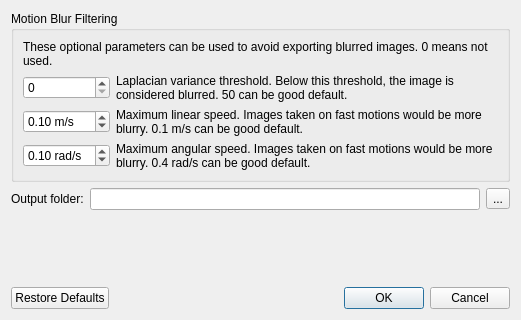
<?xml version="1.0" encoding="UTF-8"?>
<ui version="4.0">
 <class>ExportBundlerDialog</class>
 <widget class="QDialog" name="ExportBundlerDialog">
  <property name="geometry">
   <rect>
    <x>0</x>
    <y>0</y>
    <width>521</width>
    <height>320</height>
   </rect>
  </property>
  <property name="windowTitle">
   <string>Export Bundler</string>
  </property>
  <layout class="QVBoxLayout" name="verticalLayout">
   <item>
    <widget class="QGroupBox" name="groupBox">
     <property name="title">
      <string>Motion Blur Filtering</string>
     </property>
     <layout class="QVBoxLayout" name="verticalLayout_2">
      <item>
       <widget class="QLabel" name="label_40">
        <property name="text">
         <string>These optional parameters can be used to avoid exporting blurred images. 0 means not used.</string>
        </property>
        <property name="wordWrap">
         <bool>true</bool>
        </property>
        <property name="textInteractionFlags">
         <set>Qt::LinksAccessibleByMouse|Qt::TextSelectableByMouse</set>
        </property>
       </widget>
      </item>
      <item>
       <layout class="QGridLayout" name="gridLayout" columnstretch="0,1">
        <item row="0" column="0">
         <widget class="QDoubleSpinBox" name="doubleSpinBox_laplacianVariance">
          <property name="suffix">
           <string/>
          </property>
          <property name="decimals">
           <number>0</number>
          </property>
          <property name="minimum">
           <double>0.000000000000000</double>
          </property>
          <property name="maximum">
           <double>9999.000000000000000</double>
          </property>
          <property name="value">
           <double>0.000000000000000</double>
          </property>
         </widget>
        </item>
        <item row="0" column="1">
         <widget class="QLabel" name="label_38">
          <property name="text">
           <string>Laplacian variance threshold. Below this threshold, the image is considered blurred. 50 can be good default.</string>
          </property>
          <property name="wordWrap">
           <bool>true</bool>
          </property>
          <property name="textInteractionFlags">
           <set>Qt::LinksAccessibleByMouse|Qt::TextSelectableByMouse</set>
          </property>
         </widget>
        </item>
        <item row="1" column="0">
         <widget class="QDoubleSpinBox" name="doubleSpinBox_linearSpeed">
          <property name="suffix">
           <string> m/s</string>
          </property>
          <property name="minimum">
           <double>0.000000000000000</double>
          </property>
          <property name="value">
           <double>0.100000000000000</double>
          </property>
         </widget>
        </item>
        <item row="1" column="1">
         <widget class="QLabel" name="label_39">
          <property name="text">
           <string>Maximum linear speed. Images taken on fast motions would be more blurry. 0.1 m/s can be good default.</string>
          </property>
          <property name="wordWrap">
           <bool>true</bool>
          </property>
          <property name="textInteractionFlags">
           <set>Qt::LinksAccessibleByMouse|Qt::TextSelectableByMouse</set>
          </property>
         </widget>
        </item>
        <item row="2" column="0">
         <widget class="QDoubleSpinBox" name="doubleSpinBox_angularSpeed">
          <property name="suffix">
           <string> rad/s</string>
          </property>
          <property name="minimum">
           <double>0.000000000000000</double>
          </property>
          <property name="value">
           <double>0.100000000000000</double>
          </property>
         </widget>
        </item>
        <item row="2" column="1">
         <widget class="QLabel" name="label_41">
          <property name="text">
           <string>Maximum angular speed. Images taken on fast motions would be more blurry. 0.4 rad/s can be good default.</string>
          </property>
          <property name="wordWrap">
           <bool>true</bool>
          </property>
          <property name="textInteractionFlags">
           <set>Qt::LinksAccessibleByMouse|Qt::TextSelectableByMouse</set>
          </property>
         </widget>
        </item>
       </layout>
      </item>
     </layout>
    </widget>
   </item>
   <item>
    <layout class="QHBoxLayout" name="horizontalLayout">
     <item>
      <widget class="QLabel" name="label_42">
       <property name="text">
        <string>Output folder:</string>
       </property>
       <property name="wordWrap">
        <bool>true</bool>
       </property>
       <property name="textInteractionFlags">
        <set>Qt::LinksAccessibleByMouse|Qt::TextSelectableByMouse</set>
       </property>
      </widget>
     </item>
     <item>
      <widget class="QLineEdit" name="lineEdit_path">
       <property name="readOnly">
        <bool>true</bool>
       </property>
      </widget>
     </item>
     <item>
      <widget class="QToolButton" name="toolButton_path">
       <property name="text">
        <string>...</string>
       </property>
      </widget>
     </item>
    </layout>
   </item>
   <item>
    <spacer name="verticalSpacer">
     <property name="orientation">
      <enum>Qt::Vertical</enum>
     </property>
     <property name="sizeHint" stdset="0">
      <size>
       <width>20</width>
       <height>40</height>
      </size>
     </property>
    </spacer>
   </item>
   <item>
    <widget class="QDialogButtonBox" name="buttonBox">
     <property name="orientation">
      <enum>Qt::Horizontal</enum>
     </property>
     <property name="standardButtons">
      <set>QDialogButtonBox::Cancel|QDialogButtonBox::Ok|QDialogButtonBox::RestoreDefaults</set>
     </property>
    </widget>
   </item>
  </layout>
 </widget>
 <resources/>
 <connections>
  <connection>
   <sender>buttonBox</sender>
   <signal>accepted()</signal>
   <receiver>ExportBundlerDialog</receiver>
   <slot>accept()</slot>
   <hints>
    <hint type="sourcelabel">
     <x>248</x>
     <y>254</y>
    </hint>
    <hint type="destinationlabel">
     <x>157</x>
     <y>274</y>
    </hint>
   </hints>
  </connection>
  <connection>
   <sender>buttonBox</sender>
   <signal>rejected()</signal>
   <receiver>ExportBundlerDialog</receiver>
   <slot>reject()</slot>
   <hints>
    <hint type="sourcelabel">
     <x>316</x>
     <y>260</y>
    </hint>
    <hint type="destinationlabel">
     <x>286</x>
     <y>274</y>
    </hint>
   </hints>
  </connection>
 </connections>
</ui>
